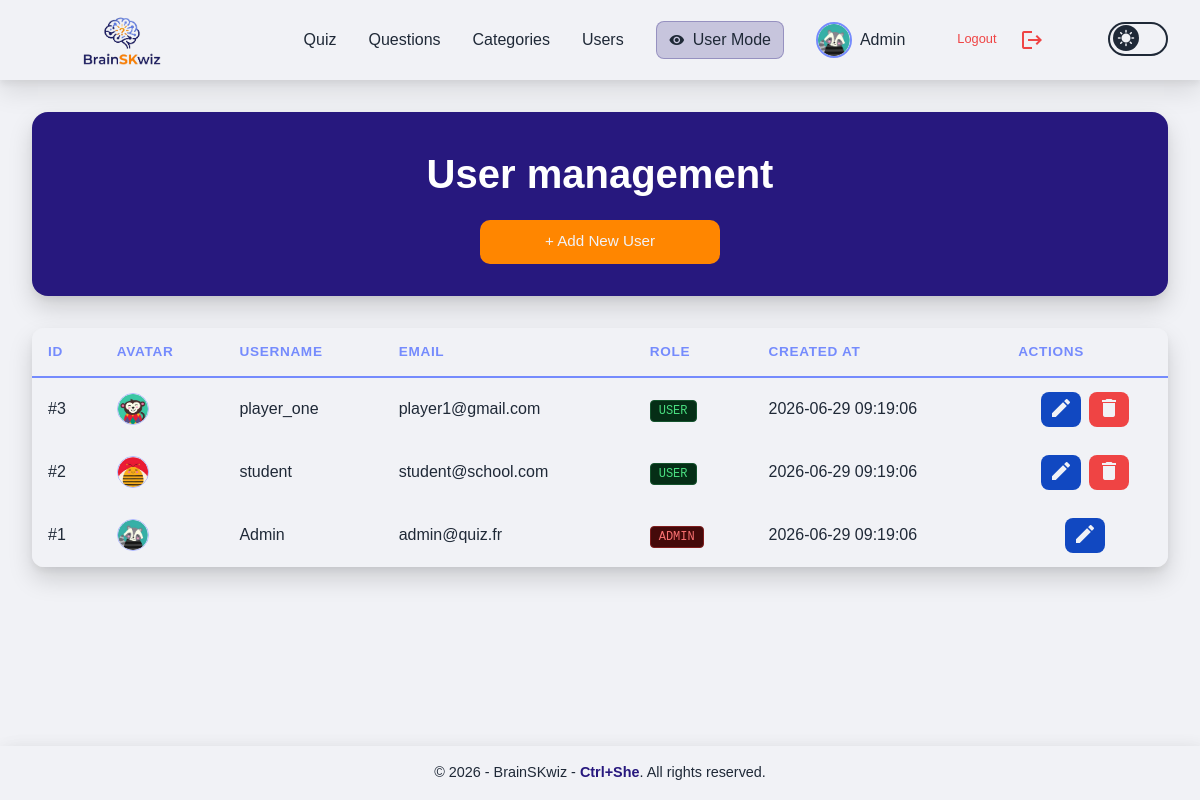
/admin_users.php (signed in), run on the app's committed database.
### tables this page shows
CREATE TABLE IF NOT EXISTS users (
    id INT AUTO_INCREMENT PRIMARY KEY,
    username VARCHAR(100) NOT NULL UNIQUE,
    email VARCHAR(255) NOT NULL UNIQUE,
    password VARCHAR(255) NOT NULL,
    role ENUM('admin', 'user') DEFAULT 'user',
    avatar VARCHAR(100) NOT NULL DEFAULT 'bee.png',
    created_at TIMESTAMP DEFAULT CURRENT_TIMESTAMP
);

### src/admin_users.php (the view, shortened to what this page needs)
<?php
require_once __DIR__ . '/config/db.php';
$query = "SELECT id, username, email, role, avatar, created_at FROM users ORDER BY id DESC";
$users = $pdo->query($query)->fetchAll();
require_once __DIR__ . '/components/header.php';
?>
        <div class="titleBoxAdmin">
            <div>
                <h1 class="bigTitle">User management</h1>
                <div class="modal-btn">
                    <button id="open-modal-btn" class="btn">
                        + Add New User
                    </button>
                </div>
            </div>
        </div>
        <div class="table-wrapper">
            <table class="whitespace-normal">
                <thead class="tableTitle">
                    <tr>
                        <th>ID</th>
                        <th>Avatar</th>
                        <th>Username</th>
                        <th>Email</th>
                        <th>Role</th>
                        <th>Created At</th>
                        <th>Actions</th>
                    </tr>
                </thead>
                <tbody id="users-table-body">
                    <?php foreach($users as $u): ?>
                        <tr id="user-row-<?php echo $u['id']; ?>">
                            <td>#<?php echo $u['id']; ?></td>
                            <td>
                                <img src="/public/avatars/<?php echo htmlspecialchars($u['avatar'] ?? 'default.png', ENT_QUOTES, 'UTF-8'); ?>"
                                     class="w-8 h-8 rounded-full object-cover border border-lightBlue">
                            </td>
                            <td><?php echo htmlspecialchars($u['username'], ENT_QUOTES, 'UTF-8'); ?></td>
                            <td><?php echo htmlspecialchars($u['email'], ENT_QUOTES, 'UTF-8'); ?></td>
                            <td>
                                <span class="text-xs font-mono uppercase px-2 py-0.5 rounded <?php echo $u['role'] === 'admin' ? 'bg-red-950 text-red-400 border border-red-900' : 'bg-green-950 text-green-400 border border-green-900'; ?> border">
                                    <?php echo htmlspecialchars($u['role'], ENT_QUOTES, 'UTF-8'); ?>
                                </span>
                            </td>
                            <td><?php echo htmlspecialchars($u['created_at'], ENT_QUOTES, 'UTF-8') ?></td>
                            <td class="align-middle">
                                <div class="flex items-center gap-2 justify-start h-full">
                                    <button
                                        data-id="<?php echo $u['id']; ?>"
                                        data-username="<?php echo htmlspecialchars($u['username'], ENT_QUOTES, 'UTF-8'); ?>"
                                        data-email="<?php echo htmlspecialchars($u['email'], ENT_QUOTES, 'UTF-8'); ?>"
                                        data-role="<?php echo htmlspecialchars($u['role'], ENT_QUOTES, 'UTF-8'); ?>"
                                        data-avatar="<?php echo htmlspecialchars($u['avatar'] ?? '', ENT_QUOTES, 'UTF-8'); ?>"
                                        onclick="initEditModal(this)"
                                        title="Edit User"
                                        class="editBtn">
                                        <span class="material-icons">edit</span>
                                    </button>
                                    <?php if ($u['id'] != ($_SESSION['user_id'] ?? 0)): ?>
                                    <button
                                        onclick="confirmDeleteUser(<?php echo $u['id']; ?>)"
                                        title="Delete User"
                                        class="deleteBtn">
                                        <span class="material-icons">delete</span>
                                    </button>
                                    <?php endif; ?>
                                </div>
                            </td>
                        </tr>
                    <?php endforeach; ?>
                </tbody>
            </table>
        </div>
<?php require_once __DIR__ . '/components/footer.php'; ?>

### src/css/style.css (style rules this page uses)
:root { --color-primary: #758bfd; --color-primary-light: #aeb8fe; --color-primary-dark: #27187e; --color-primary-mid: #5e4dc0; --color-bg: #f1f2f6; --color-text: #1f2937; --color-white: #f1f2f6; --color-black: #1f2937; --color-success: #22c55e; --color-warning: #ff8600; --color-danger: #ef4444; --shadow-modal: 0 4px 6px rgba(0, 0, 0, 0.05), 0 12px 24px rgba(0, 0, 0, 0.15); --shadow-header: 0 4px 6px rgba(0, 0, 0, 0.05), 0 12px 24px rgba(0, 0, 0, 0.10); --shadow-footer: 6px 2px 20px rgba(0, 0, 0, 0.05), 0 12px 24px rgba(0, 0, 0, 0.15); }
html { height: 100%; }
html, body { height: 100%; }
body { background: var(--color-bg); color: var(--color-text); font-family: 'Clash Display', sans-serif; display: flex; flex-direction: column; min-height: 100vh; margin: 0; }
button { cursor: pointer; border-radius: 8px; padding: 6px 10px; font-size: 0.75rem; }
.btn { width: 100%; padding: 0.65rem 1rem; background-color: var(--color-primary); border-radius: 10px; color: var(--color-white); font-size: 0.95rem; outline: none; }
#open-modal-btn { background-color: var(--color-warning); max-width: 15rem; }
.editBtn { background: #1148c1; color: var(--color-white); }
.deleteBtn { background: var(--color-danger); color: var(--color-white); }
.titleBoxAdmin { display: flex; flex-direction: column; align-items: center; justify-content: center; gap: .5rem; padding: 2rem; margin-bottom: 2rem; border-radius: 16px; background: var(--color-primary-dark); box-shadow: var(--shadow-modal); text-align: center; }
.bigTitle { font-size: clamp(2rem, 4vw, 2.5rem); font-weight: 600; color: white; margin: 0; }
.table-wrapper { width: 100%; max-width: 100%; overflow-x: auto; -webkit-overflow-scrolling: touch; border-radius: 12px; background: var(--color-bg); box-shadow: var(--shadow-modal); }
table { width: 100%; border-collapse: collapse; font-family: inherit; min-width: 600px; }
thead.tableTitle { background: var(--color-bg); text-align: left; border-bottom: 2px solid var(--color-primary); }
thead.tableTitle th { padding: 14px 16px; font-size: 0.85rem; text-transform: uppercase; letter-spacing: 0.05em; color: var(--color-primary); }
tbody tr { background-color: var(--color-bg); }
td { padding: 14px 16px; vertical-align: middle; }
td span { display: inline-block; font-size: 0.75rem; padding: 4px 8px; border-radius: 6px; white-space: nowrap; }
td .flex { display: flex; justify-content: center; align-items: center; gap: 8px; }
.modal-btn { display: flex; align-items: center; gap: 1rem; margin-top: 1rem; justify-content: center; }
.modal-btn .btn { white-space: nowrap; }

### data on the page
users: id "3", avatar (picture), username "player_one", email "player1@gmail.com", role "USER", created_at "2026-06-29 09:19:06"
users: id "2", avatar (picture), username "student", email "student@school.com", role "USER", created_at "2026-06-29 09:19:06"
users: id "1", avatar (picture), username "Admin", email "admin@quiz.fr", role "ADMIN", created_at "2026-06-29 09:19:06"

### other printed values
$_SESSION['username'] "Admin"
